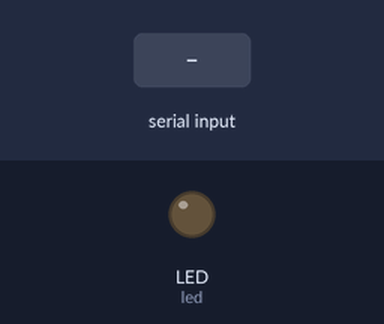
Recording of a program running on a simulated CircuitPython board. On the bench: output pins drawn as LEDs (lit = HIGH). Inputs (shaded band) come from the test bench. What the program prints to the serial console is not drawn.

Above: at 7.2 s.
7.3 s: "1" typed at the serial console, then Enter
At 14.55 s:
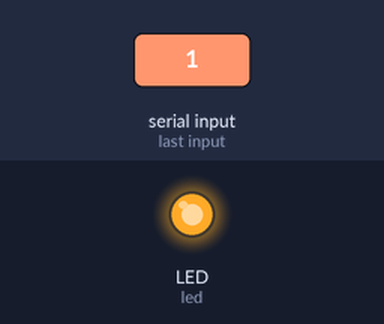
Timing chart, 0 to 14.8 s (numbered marks = the images above; inputs shaded):
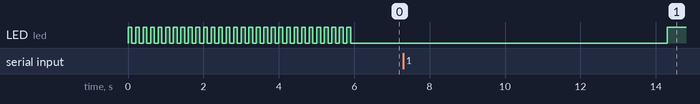

Measured:
- after the input at 7.3 s, LED (led): LOW → HIGH after 7.0 s

The program:

code.py
```python
import time
import board
import digitalio

led = digitalio.DigitalInOut(board.LED)
led.direction = digitalio.Direction.OUTPUT

# this adds a loading animation, and blinks the LED
def loading_animation_slash(iterations=10):
    symbols = ['/', '|', '\\']
    for _ in range(iterations):
        for symbol in symbols:
            led.value = True
            time.sleep(0.1)
            led.value = False
            print('\rLoading ' + symbol, end='')
            time.sleep(0.1)
# the fake shell
def server_startup():
    print('\nLinux raspberrypi 6.1.0-rpi6-rpi-v7 #1 SMP Raspbian 1:6.1.58-1+rpt2 (2023-10-27) armv7l')
    print('\nThe programs included with the Debian GNU/Linux system are free software; the exact distribution terms for each program are described in the individual files in /usr/share/doc/*/copyright.')
    print('\nDebian GNU/Linux comes with ABSOLUTELY NO WARRANTY, to the extent permitted by applicable law.')

    current_time = time.monotonic()
    login_time = f"\nLast login: {current_time}" # this might turn out weird, but its close enough
    print(login_time)
    while True:
        command = input('pi@raspberrypi:~ $ ')
        print(f"bash: {command}: command not found")
        time.sleep(5)  # adjust this time
        break

# counting numbers troll
def count_numbers(starting_number):
    current_number = starting_number
    print("\nYou should leave now!")  # you can set the message the attacker sees before this starts
    time.sleep(2)  # delay before the counting
    while True:
        try:
            led.value = True # the led will turn on and stay on when the numbers are going
            print(current_number)
            current_number += 1
            time.sleep(0.0000000000000000000000001)  # keep in mind this will go really fast
        except KeyboardInterrupt:
            pass

if __name__ == "__main__":
    try:
        loading_animation_slash() # you can remove this if you want to make it look realistic
        server_startup()
        count_numbers(1)
    except KeyboardInterrupt:
        print("Sorry, you can't exit!")
        pass  # prevent program from exiting
```
